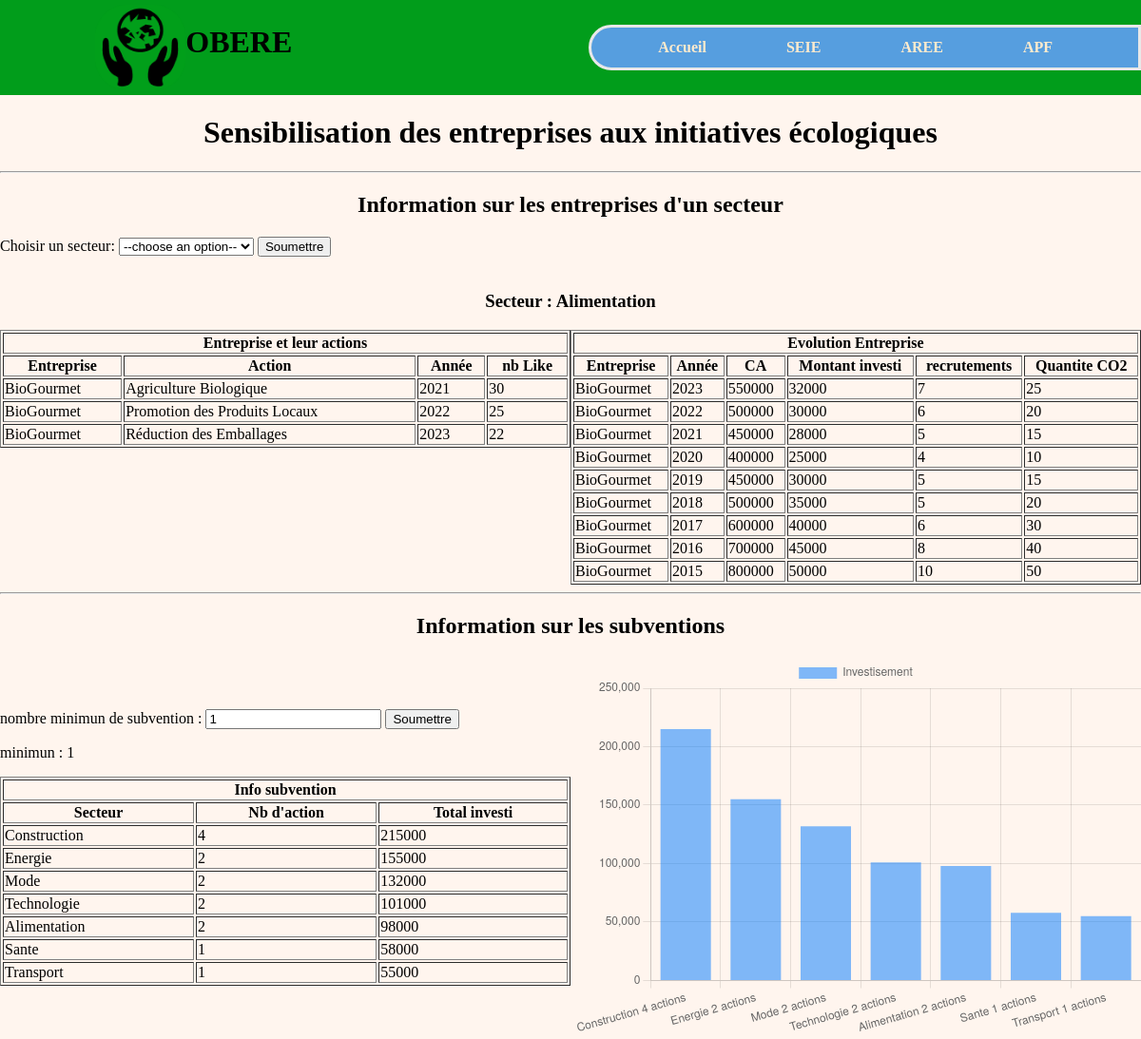
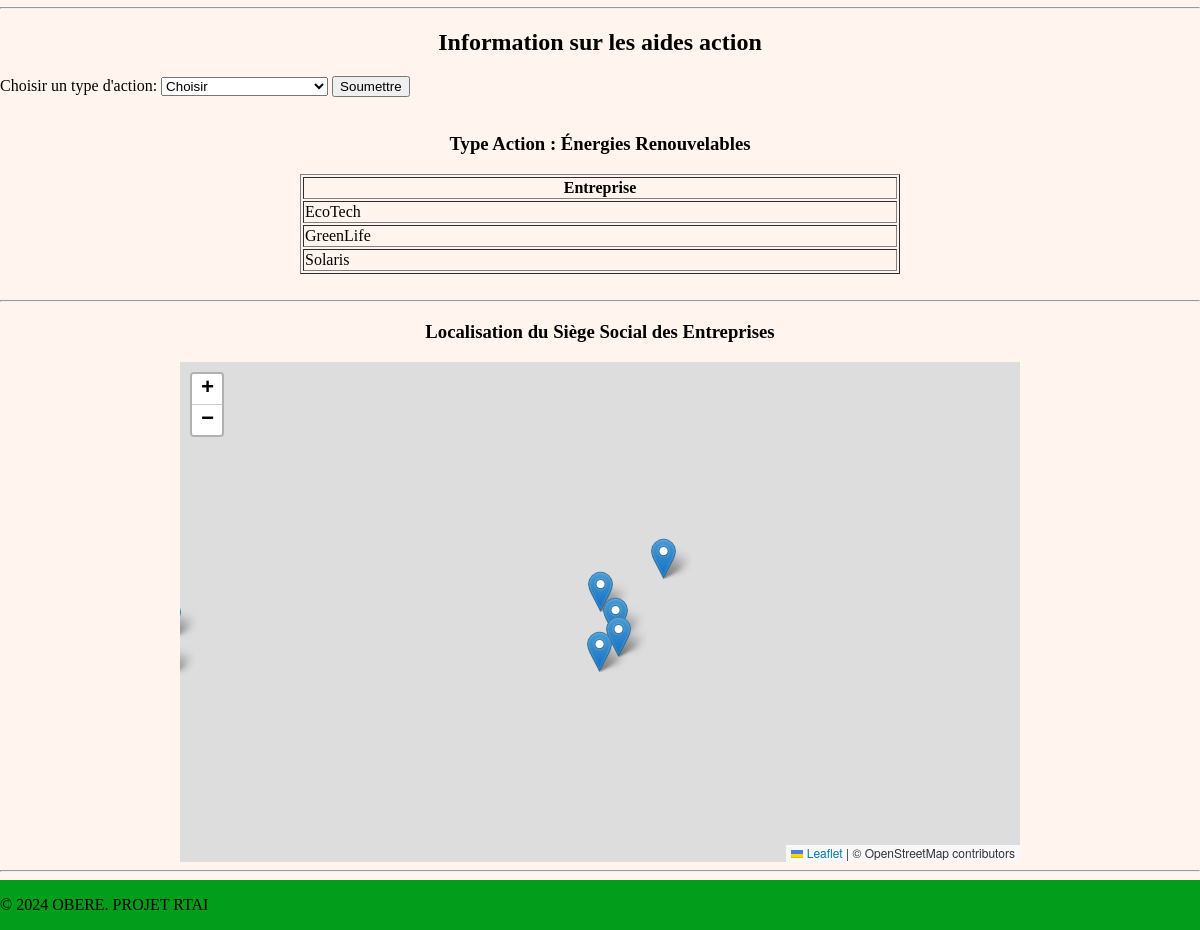
Page /site/page_seie.php on the committed database (2 pictures, top to bottom).
### tables this page shows
CREATE TABLE Action(
   idA INT,
   nomA VARCHAR(50),
   anneeA INT,
   nbLike INT,
   idTA INT NOT NULL,
   nomE VARCHAR(50) NOT NULL,
   PRIMARY KEY(idA),
   FOREIGN KEY(idTA) REFERENCES TypeAction(idTA),
   FOREIGN KEY(nomE) REFERENCES Entreprise(nomE)
);

CREATE TABLE Entreprise(
   nomE VARCHAR(50),
   siegeSocial VARCHAR(50),
   siteWeb VARCHAR(50),
   secteur VARCHAR(50),
   taille INT,
   latitude DECIMAL(9,6),
   longitude DECIMAL(9,6),
   PRIMARY KEY(nomE)
);

CREATE TABLE EvolutionEntreprise(
   idEE INT,
   anneeEE INT NOT NULL,
   chiffreAffaire INT,
   montantTotalInvestisement INT,
   nbRecrutement INT,
   quantiteCarbone INT,
   nomE VARCHAR(50) NOT NULL,
   PRIMARY KEY(idEE),
   FOREIGN KEY(nomE) REFERENCES Entreprise(nomE)
);

### site/utils.php (called while the page is built, shortened)
<?php
class Utils{
  static function query($connexion, $sql){
    $result = null;
    try{
      $statement = $connexion->prepare($sql);
      $statement->execute();
      $result = $statement->fetchAll();
    }
    catch (PDOException $e){
      echo 'Echec de query : '.$e->getMessage();
    }
    return $result;
  }
}
 ?>

### site/page_seie.php (the view, shortened to what this page needs)
<!DOCTYPE html>
<html lang="fr">
<head>
  <link rel="stylesheet" href="https://unpkg.com/leaflet/dist/leaflet.css" />
</head>
</head>
<body>
  <?php include "header.php"; ?>
  <h1>Sensibilisation des entreprises aux initiatives écologiques</h1>
  <hr>
  <div class="part1">
    <h2>Information sur les entreprises d'un secteur</h2>
    <section id="formulaire">
      <?php
      include_once("utils.php");
      $connexion = Utils::connect();
      if ($connexion) {
        $sql = "SELECT DISTINCT E.secteur
          FROM Entreprise E
          ORDER BY E.secteur ASC;";
        $result = Utils::query($connexion, $sql);
        $secteur = $result[0][0];
      }
      ?>
      <form action="page_seie.php" method="post">
        Choisir un secteur:
        <select name="list">
          <option value="">--choose an option--</option>
        </select>
        <input type="submit" value="Soumettre">
      </form>
      <br>
      <h3>Secteur : <?php echo $secteur ?><h3>
    </section>
    <div class="section1">
      <section id="action_entreprise">
        <?php
        include_once("utils.php");
        $connexion = Utils::connect();
        if ($connexion) {
          $sql = "SELECT E.nomE, A.nomA, A.anneeA, A.nbLike
              FROM Entreprise E, Action A
              WHERE E.nomE = A.nomE
              AND E.secteur = '$secteur'
              ORDER BY E.nomE ASC, A.anneeA ASC;";
          $result = Utils::query($connexion, $sql);
        }
        ?>
        <table border="1">
          <caption>
            <th colspan="4">Entreprise et leur actions</th>
          </caption>
          <tr>
            <th>Entreprise</th>
            <th>Action</th>
            <th>Année</th>
            <th>nb Like</th>
          </tr>
          <?php
          foreach ($result as $row) {
            echo '<tr>';
            echo '<td>' . $row['nomE'] . ' </td>';
            echo '<td>' . $row['nomA'] . ' </td>';
            echo '<td>' . $row['anneeA'] . ' </td>';
            echo '<td>' . $row['nbLike'] . ' </td>';
            echo '</tr>';
          }
          ?>
        </table>
        <br>
      </section>
      <section id="evolution_entrepise">
        <?php
        include_once("utils.php");
        $connexion = Utils::connect();
        if ($connexion) {
          $sql = "SELECT EE.nomE, EE.anneeEE, EE.chiffreAffaire, EE.montantTotalInvestisement, EE.nbRecrutement, EE.quantiteCarbone
              FROM EvolutionEntreprise EE, Entreprise E
              WHERE EE.nomE = E.nomE
              AND E.secteur = '$secteur'
              ORDER BY EE.nomE ASC, EE.anneeEE DESC;";
          $result = Utils::query($connexion, $sql);
        }
        ?>
        <table border="1">
          <caption>
            <th colspan="6">Evolution Entreprise</th>
          </caption>
          <tr>
            <th>Entreprise</th>
            <th>Année</th>
            <th>CA</th>
            <th>Montant investi</th>
            <th>recrutements</th>
            <th>Quantite CO2</th>
          </tr>
          <?php
          foreach ($result as $row) {
            echo '<tr>';
            echo '<td>' . $row['nomE'] . ' </td>';
            echo '<td>' . $row['anneeEE'] . ' </td>';
            echo '<td>' . $row['chiffreAffaire'] . ' </td>';
            echo '<td>' . $row['montantTotalInvestisement'] . ' </td>';
            echo '<td>' . $row['nbRecrutement'] . ' </td>';
            echo '<td>' . $row['quantiteCarbone'] . ' </td>';
            echo '</tr>';
          }
          ?>
        </table>
      </section>
    </div>
  </div>
  <hr>
  <div class="part2">
    <h2>Information sur les subventions</h2>
    <div class="section2">
      <section id="subvention_secteur">
        <br><br><br>
        <form action="page_seie.php" method="post">
          nombre minimun de subvention :
          <input type="number" name="minSubvention" value="1">
          <input type="submit" value="Soumettre">
        </form>
        <?php
        $choixMinSubvention = 1;
        ?>
        <p>minimun : <?php echo $choixMinSubvention ?>
        <p>
          <?php
          include_once("utils.php");
          $connexion = Utils::connect();
          if ($connexion) {
            $sql = "SELECT E.secteur, COUNT(A.idA) nbAction, SUM(F.montantF) montantTotal
              FROM Financer F, Action A, Entreprise E
              WHERE F.idA = A.idA
              AND A.nomE = E.nomE
              GROUP BY E.secteur
              HAVING COUNT(A.idA) >= $choixMinSubvention
              ORDER BY montantTotal DESC;";
            $result = Utils::query($connexion, $sql);
          }
          ?>
        <table border="1">
          <caption>
            <th colspan="3">Info subvention</th>
          </caption>
          <tr>
            <th>Secteur</th>
            <th>Nb d'action</th>
            <th>Total investi</th>
          </tr>
          <?php
          $secteurs = array();
          $investissements = array();
          foreach ($result as $row) {
            echo '<tr>';
            echo '<td>' . $row['secteur'] . ' </td>';
            echo '<td>' . $row['nbAction'] . ' </td>';
            echo '<td>' . $row['montantTotal'] . ' </td>';
            echo '</tr>';
            $secteurs[] = $row['secteur'] . " " . $row['nbAction'] . " actions";
            $investissements[] = $row['montantTotal'];
          }
          ?>
        </table>
        <br>
      </section>
      <canvas id="chart1"></canvas>
      <script>
        var secteurs = <?php echo json_encode($secteurs); ?>;
        var investissements = <?php echo json_encode($investissements); ?>;
        let ctx = document.getElementById("chart1").getContext('2d');
        let data = {
          labels: secteurs,
          datasets: [{
            label: 'Investisement',
            data: investissements,
            backgroundColor: 'rgba(0,123,255,0.5)'
          }]
        };
        let myChart = new Chart(ctx, {
          type: 'bar',
          data: data,
          options: {
          }
        });
      </script>
    </div>
  </div>
  <hr>
  <div class="part3">
    <h2>Information sur les aides action</h2>
    <section id="formulaire3">
      <?php
      include_once("utils.php");
      $connexion = Utils::connect();
      if ($connexion) {
        $sql = "SELECT DISTINCT TA.categorie AS TypeAction FROM TypeAction TA;";
        $result = Utils::query($connexion, $sql);
        $Typeaction = $result[0][0];
      }
      ?>
      <form action="page_seie.php" method="post">
        Choisir un type d'action:
        <select name="list_action">
          <option value="">Choisir</option>
        </select>
        <input type="submit" value="Soumettre">
      </form>
      <br>
      <h3>Type Action : <?php echo $Typeaction ?><h3>
    </section>
    <div class="section3">
      <section id="aide_entreprise">
        <?php
        include_once("utils.php");
        $connexion = Utils::connect();
        if ($connexion) {
          $sql = "SELECT
          E.nomE AS Entreprise
          FROM
          TypeAction TA
          JOIN
          PeutSoutenir PS ON TA.idTA = PS.idTA
          JOIN
          Entreprise E ON PS.nomE = E.nomE
          WHERE
          TA.categorie = '$Typeaction'
          ;";
          $result = Utils::query($connexion, $sql);
        }
        ?>
        <table border="1">
          <tr>
            <th>Entreprise</th>
          </tr>
          <?php
          foreach ($result as $row) {
            echo '<tr>';
            echo '<td>' . $row['Entreprise'] . ' </td>';
            echo '</tr>';
          }
          ?>
        </table>
        <br>
      </section>
      </div>
  </div>
<hr>
<section id="r4" style="width: 70%; margin: 0 auto;">
    <div>
        <h3>Localisation du Siège Social des Entreprises</h3>
        <div id="map" style="height: 500px;"></div>
    </div>
  <?php
  include_once("utils.php");
  ?>
</section>
<hr>
<?php include "footer.php"; ?>
</body>
</html>

### site/page_seie.php (style rules this page uses)
body { margin: 0; background-color: #FFF5EE; }
h1 { text-align: center }
h2 { text-align: center }
h3 { text-align: center }
table { width: 600px; }
.section1 { display: flex; justify-content: center; }
#chart1 { max-height: 400px; max-width: 600px; }
.section2 { display: flex; justify-content: center; }
.section3 { display: flex; justify-content: center; }

### rows in the picture
action: nomE.nomE "BioGourmet", nomA "Agriculture Biologique", anneeA "2021", nbLike "30"
action: nomE.nomE "BioGourmet", nomA "Promotion des Produits Locaux", anneeA "2022", nbLike "25"
action: nomE.nomE "BioGourmet", nomA "Réduction des Emballages", anneeA "2023", nbLike "22"
evolutionentreprise: nomE "BioGourmet", anneeEE "2023", chiffreAffaire "550000", montantTotalInvestisement "32000", nbRecrutement "7", quantiteCarbone "25"
evolutionentreprise: nomE "BioGourmet", anneeEE "2022", chiffreAffaire "500000", montantTotalInvestisement "30000", nbRecrutement "6", quantiteCarbone "20"
evolutionentreprise: nomE "BioGourmet", anneeEE "2021", chiffreAffaire "450000", montantTotalInvestisement "28000", nbRecrutement "5", quantiteCarbone "15"
evolutionentreprise: nomE "BioGourmet", anneeEE "2020", chiffreAffaire "400000", montantTotalInvestisement "25000", nbRecrutement "4", quantiteCarbone "10"
evolutionentreprise: nomE "BioGourmet", anneeEE "2019", chiffreAffaire "450000", montantTotalInvestisement "30000", nbRecrutement "5", quantiteCarbone "15"
evolutionentreprise: nomE "BioGourmet", anneeEE "2018", chiffreAffaire "500000", montantTotalInvestisement "35000", nbRecrutement "5", quantiteCarbone "20"
evolutionentreprise: nomE "BioGourmet", anneeEE "2017", chiffreAffaire "600000", montantTotalInvestisement "40000", nbRecrutement "6", quantiteCarbone "30"
evolutionentreprise: nomE "BioGourmet", anneeEE "2016", chiffreAffaire "700000", montantTotalInvestisement "45000", nbRecrutement "8", quantiteCarbone "40"
evolutionentreprise: nomE "BioGourmet", anneeEE "2015", chiffreAffaire "800000", montantTotalInvestisement "50000", nbRecrutement "10", quantiteCarbone "50"
entreprise: nomE "EcoTech"
entreprise: nomE "GreenLife"
entreprise: nomE "Solaris"

### other values in the picture
$secteur "Alimentation"
$choixMinSubvention "1"
$row['secteur'] "Construction"
$row['nbAction'] "4"
$row['montantTotal'] "215000"
$row['secteur'] "Energie"
$row['nbAction'] "2"
$row['montantTotal'] "155000"
$row['secteur'] "Mode"
$row['montantTotal'] "132000"
$row['secteur'] "Technologie"
$row['montantTotal'] "101000"
$row['secteur'] "Alimentation"
$row['montantTotal'] "98000"
$row['secteur'] "Sante"
